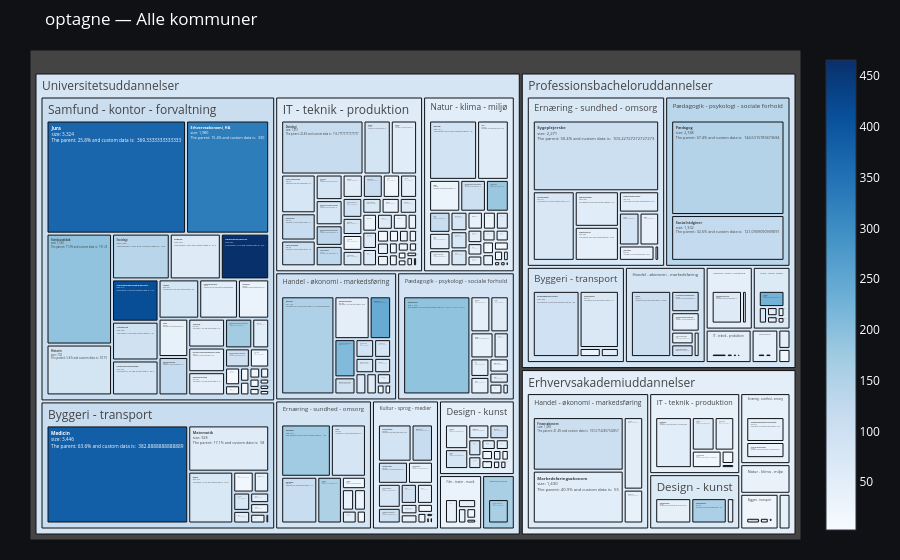

Notebook code for this chart:
### Code cell
import pandas as pd
import plotly.express as px
import plotly.graph_objects as go
from dash import Dash, dcc, html, Input, Output
import numpy as np
import panel as pn

# ---------- Import data ----------
df_raw = pd.read_excel('../Data/DATA_UFM_combined_TEST_AREA_filled_V2.xlsx', header=0)

# ---------- Columns to keep ----------
cols = [
    'artikel_id','udbud_id','titel','educational_category','displaydocclass','hovedinsttx',
    'instregiontx','instkommunetx','optagne','kvote_1_kvotient','standby_8',
    'fagligmiljo_likert','arbmedstud_likert','medstuderende_likert','udbytte_undervisning_likert',
    'socialtmiljo_likert','ensom_likert','stress_daglig_likert','tilpas_likert',
    'undervisere_engagerede_likert','undervisere_feedback_likert','undervisere_hjaelp_likert',
    'undervisere_kontakt_likert','afbrud','tidsforbrug_p50','tidsforbrug_arbejde',
    'uddaktivitet_opgaver_pct','uddaktivitet_praktik_pct','uddaktivitet_udlandsophold_pct',
    'uddaktivitet_undervisning_pct',
    'undervisningsform_p1','undervisningsform_p2','undervisningsform_p3','undervisningsform_p4','undervisningsform_p5',
    'foerstejob1tx','foerstejob2tx','foerstejob3tx','foerstejob4tx',
    'jobskabende_p1','jobskabende_p2','jobskabende_p3','jobskabende_p4','jobskabende_p5',
    'kompetencerudd_p1','kompetencerudd_p2','kompetencerudd_p3','kompetencerudd_p4','kompetencerudd_p5',
    'ledighed_nyudd','maanedloen_nyudd','maanedloen_10aar',
    'hyppigsteid1','hyppigsteid2','hyppigsteid3','kandidat_titler','kandidat_refs','cluster_label',
    'inst_lat','inst_lon'
]


cols = [c for c in cols if c in df_raw.columns]
data = df_raw[cols].copy()

# ---------- Load cluster mapping ----------
mapping = pd.read_excel("../Data/education_cluster_mapping.xlsx")
mapping['titel'] = mapping['titel'].astype(str).str.strip()

# ---------- NATIONAL base (used by radar/bars/sankey) ----------
data_whole_edu = data[data['udbud_id'] == 999999].copy()
data_whole_edu['titel'] = data_whole_edu['titel'].astype(str).str.strip()
data_whole_edu = data_whole_edu.merge(mapping, on='titel', how='left').drop_duplicates(subset=['titel'])

df = data_whole_edu.copy()
df = df.dropna(subset=['titel'])
df['titel'] = df['titel'].astype(str).str.strip()

# ---------- PROVIDER-LEVEL base for CITY treemap ----------
def to_num(s: pd.Series) -> pd.Series:
    return pd.to_numeric(s.astype(str).str.replace(',', '.', regex=False), errors='coerce')

df_prov = data[data['udbud_id'] != 999999].copy()
df_prov['titel'] = df_prov['titel'].astype(str).str.strip()
df_prov = df_prov.merge(mapping, on='titel', how='left')

df_prov['optagne_num']        = to_num(df_prov.get('optagne'))
df_prov['maanedloen_nyudd_n'] = to_num(df_prov.get('maanedloen_nyudd'))
df_prov['ledighed_nyudd_n']   = to_num(df_prov.get('ledighed_nyudd'))

CITY_LIST    = sorted(df_prov['instkommunetx'].dropna().astype(str).unique())
CITY_OPTIONS = [{'label': 'Alle kommuner', 'value': '__ALL__'}] + \
               [{'label': c, 'value': c} for c in CITY_LIST]

SIZE_METRICS = {
    'optagne': ('optagne_num', 'sum', 'Optagne (sum)'),
    'maanedloen_nyudd': ('maanedloen_nyudd_n', 'mean', 'Løn (nyudd.) (gennemsnit)'),
    'ledighed_nyudd': ('ledighed_nyudd_n', 'mean', 'Ledighed (nyudd.) (gennemsnit)')
}
SIZE_OPTIONS = [{'label': v[2], 'value': k} for k, v in SIZE_METRICS.items()]



# ---------- kandidat_* backfill if missing ----------
def norm_udbud(x):
    try: return str(int(x))
    except Exception: return str(x)

def parse_ref(s):
    if pd.isna(s): return None
    s = str(s)
    if ':' in s:
        a,u = s.split(':',1)
        return (a.strip(), norm_udbud(u.strip()))
    return None

if 'kandidat_titler' not in df.columns or 'kandidat_refs' not in df.columns:
    ref_src = df_raw.copy()
    ref_src['artikel_id'] = ref_src['artikel_id'].astype(str)
    ref_src['udbud_id_str'] = ref_src['udbud_id'].apply(norm_udbud)
    ref_index = ref_src.set_index(['artikel_id','udbud_id_str'])
    kand_titles, kand_refs = [], []
    for _, row in df.iterrows():
        titles, keys = [], []
        for c in ['hyppigsteid1','hyppigsteid2','hyppigsteid3']:
            if c not in df.columns: continue
            t = parse_ref(row.get(c))
            if t and t in ref_index.index:
                target = ref_index.loc[t]
                if 'Kandidat' in str(target['displaydocclass']):
                    title = str(target['titel']).strip()
                    key = f"{t[0]}:{t[1]}"
                    if title and title not in titles: titles.append(title)
                    if key not in keys: keys.append(key)
        kand_titles.append(" | ".join(titles))
        kand_refs.append(" | ".join(keys))
    df['kandidat_titler'] = kand_titles
    df['kandidat_refs']   = kand_refs

# ---------- AVAILABLE TITLES for other selectors ----------
available_titles_all = df_prov.dropna(subset=['educational_category','cluster_label','titel'])['titel'] \
                           .dropna().astype(str).unique()
AVAILABLE_TITLES  = sorted(available_titles_all)
AVAILABLE_OPTIONS = [{"label": t, "value": t} for t in AVAILABLE_TITLES]
AVAILABLE_SET     = set(AVAILABLE_TITLES)

bachelor_titles_multi = sorted(
    set(df.loc[(df['displaydocclass']=='Bacheloruddannelse') & (df['udbud_id']==999999), 'titel']
        .dropna().astype(str).unique()) & AVAILABLE_SET
)

CUSTOM_BG = "#0f1115"
PLOT_BG   = "#0f1115"
FONT_COL  = "#ffffff"


select_size = pn.widgets.Select(name='SIZE MARKER', options=['size', 'Chemistry', 'Physics'])
select_color = pn.widgets.Select(name='COLOR MARKER', options=['size', 'Chemistry', 'Physics'])



# ---------- Treemap builder (CITY + METRIC)  [FIXED AGG] ----------
levels = ['titel', 'cluster_label', 'educational_category']
def build_hierarchical_dataframe(df, levels, value_column, color_column=None, addtional_cols=[]):
    """
    Build a hierarchy of levels for Sunburst or Treemap charts.

    Levels are given starting from the bottom to the top of the hierarchy,
    ie the last level corresponds to the root.
    """
    df_list = []
    for i, level in enumerate(levels):
        df_tree = pd.DataFrame(columns=['id', 'label', 'parent', 'value', 'color'])
        # dfg = df.groupby(levels[i:]).mean(numeric_only=True)
        dfg = df.groupby(levels[i:]).sum()
        dfg['tmp'] = df.groupby(levels[i:]).count()[color_column]
        dfg = dfg.reset_index()
        df_tree['label'] = dfg[level].copy()
        df_tree['id'] = dfg[level].copy()
        for j in range(i+1, len(levels)):
            df_tree['id'] = dfg[levels[j]].copy() + "/" + df_tree['id']
        if i < len(levels) - 1:
            df_tree['parent'] = dfg[levels[i+1]].copy()
            j = i+1
            while j < len(levels) - 1:
                df_tree['parent'] = dfg[levels[j+1]].copy() + "/" + df_tree['parent']
                j += 1
        else:
            df_tree['parent'] = ''
        df_tree['value'] = dfg[value_column] 
        df_tree['color'] = dfg[color_column] / dfg['tmp']
        for ac in addtional_cols:
            df_tree[ac] = dfg[ac] / dfg['tmp']
        df_list.append(df_tree)
    # total = pd.Series(dict(label='total', parent='',
    #                           value=df[value_column].sum(),
    #                           color=df[color_columns].sum()), name=0)
    # df_list.append(total)
    df_all_trees = pd.concat(df_list, ignore_index=True)
    return df_all_trees

df_tree = df[['titel', 'cluster_label', 'optagne', 'maanedloen_nyudd', 'fagligmiljo_likert', 'educational_category']]
df_tree = df_tree.dropna()





def build_city_treemap(city_value, metric_col, additional_cols=[]):
    all_cols = [metric_col] + additional_cols
    # filter by city (or all)
    if city_value and city_value != '__ALL__':
        df_sel = df_prov[df_prov['instkommunetx'] == city_value].copy()
    else:
        df_sel = df_prov.copy()

    # require taxonomy + metric
    df_sel = df_sel.dropna(subset=['educational_category','cluster_label','titel'])
    df_sel = df_sel[~df_sel[metric_col].isna()]

    # aggregate
    grouped = (df_sel
                .groupby(['educational_category','cluster_label','titel'], as_index=False)[all_cols]
                .sum())
                # .rename(columns={metric_col: 'size'}))

    grouped = grouped[np.isfinite(grouped[metric_col])]
    grouped = grouped[grouped[metric_col] > 0]

    title_txt = f"{metric_col} — " + (city_value if city_value != '__ALL__' else "Alle kommuner")
    df_sel = df_sel.drop_duplicates()
    df_new = build_hierarchical_dataframe(df_sel, levels, metric_col, metric_col)

    fig = go.Figure(go.Treemap(
        ids=df_new['id'],
        labels=df_new['label'],
        parents=df_new['parent'],
        values=df_new['value'],
        customdata=df_new,
        branchvalues='total',
        marker=dict(
            colors=df_new['color'],
            colorscale='Blues',
            # pattern=dict(shape=["|"], solidity=0.80)
            ),
        hovertemplate='<b>%{label} </b> <br> Size: %{value:,.0f} kr. <br> Faglig miljø: %{color:.2f}<extra>this is in the extra thing%{fullData.name}</extra>',
        name='',
        # textinfo = "label+value+percent parent+percent entry",
        root_color="lightgrey",
        texttemplate='<b>%{label}</b><br>size: %{value:,.0f}<br>The parent: %{percentParent:.1%} and custom data is:  %{customdata[4]}',
        maxdepth=3,
        ))
    fig.update_layout(
        template="plotly_dark", paper_bgcolor=CUSTOM_BG, plot_bgcolor=PLOT_BG, font_color=FONT_COL,
        margin=dict(t=50,l=30,r=50,b=20), title=title_txt
    )
    fig.update_coloraxes(colorbar=dict(title=metric_col,
                                       tickfont=dict(color=FONT_COL),
                                       titlefont=dict(color=FONT_COL)))
    fig.update_traces(root_color="#1c1f26",
                      marker_colorbar=dict(tickfont=dict(color=FONT_COL),
                                           titlefont=dict(color=FONT_COL),
                                           outlinecolor="#2a2f3a"))
    # print(df_new.head())
    # print(len(df_new))
    # print(df_sel.head())
    # print(len(df_sel))
    return fig

fig = build_city_treemap(city_value='__ALL__', metric_col='optagne', additional_cols=['fagligmiljo_likert'])
display(df_sel.drop_duplicates())
df_new = build_hierarchical_dataframe(df_sel, levels, 'optagne', 'optagne')
display(df_new)
fig.show()

### Figure 1 — Plotly figure (JSON) as saved in the notebook; plotly's stock layout.template omitted (floating-point values rounded to 4 significant figures; data arrays with more than 128 entries replaced by an {"elided": "..."} marker saying what was removed)
{"data": [{"branchvalues": "total", "customdata": {"elided": "278x5 mixed values"}, "hovertemplate": "<b>%{label} </b> <br> Size: %{value:,.0f} kr. <br> Faglig miljø: %{color:.2f}<extra>this is in the extra thing%{fullData.name}</extra>", "ids": {"elided": "278 str values"}, "labels": {"elided": "278 str values"}, "marker": {"colorbar": {"outlinecolor": "#2a2f3a", "tickfont": {"color": "#ffffff"}, "title": {"font": {"color": "#ffffff"}}}, "colors": {"elided": "278 float values"}, "colorscale": [[0, "rgb(247,251,255)"], [0.125, "rgb(222,235,247)"], [0.25, "rgb(198,219,239)"], [0.375, "rgb(158,202,225)"], [0.5, "rgb(107,174,214)"], [0.625, "rgb(66,146,198)"], [0.75, "rgb(33,113,181)"], [0.875, "rgb(8,81,156)"], [1, "rgb(8,48,107)"]]}, "maxdepth": 3, "name": "", "parents": {"elided": "278 str values"}, "root": {"color": "#1c1f26"}, "texttemplate": "<b>%{label}</b><br>size: %{value:,.0f}<br>The parent: %{percentParent:.1%} and custom data is:  %{customdata[4]}", "type": "treemap", "values": {"elided": "278 int values"}}], "layout": {"coloraxis": {"colorbar": {"tickfont": {"color": "#ffffff"}, "title": {"font": {"color": "#ffffff"}, "text": "optagne"}}}, "font": {"color": "#ffffff"}, "margin": {"b": 20, "l": 30, "r": 50, "t": 50}, "paper_bgcolor": "#0f1115", "plot_bgcolor": "#0f1115", "title": {"text": "optagne — Alle kommuner"}}}
